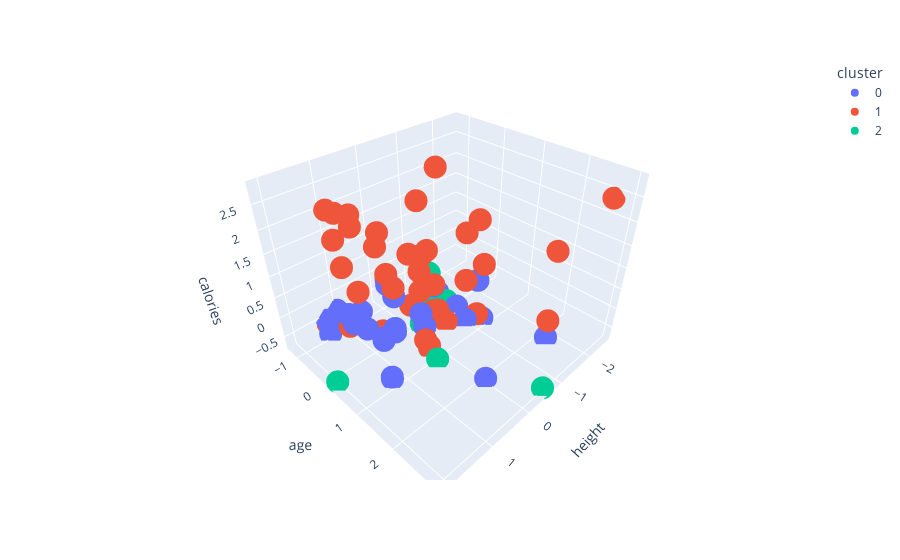

Notebook source saved alongside this figure:
### Code cell
# Usamos la maravilla de plotly
import plotly.express as px

fig = px.scatter_3d(d4, x='height', y='age', z='calories', color='cluster')
fig.show()
